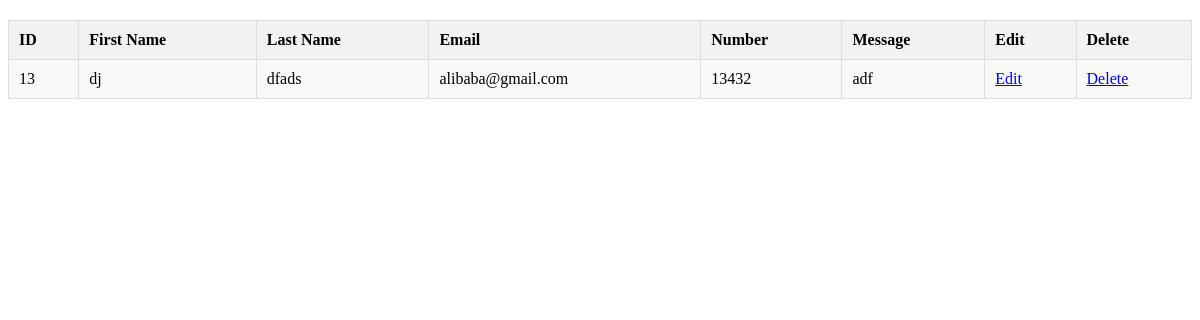
The app's page /admin/showmessege.php with its own data.
### tables this page shows
CREATE TABLE `contactus` (
  `id` int(25) NOT NULL,
  `fName` varchar(25) NOT NULL,
  `lName` varchar(20) NOT NULL,
  `email` varchar(40) NOT NULL,
  `number` varchar(16) NOT NULL,
  `messege` varchar(200) NOT NULL
);

### admin/showmessege.php (the view, shortened to what this page needs)
<?php
$link = mysqli_connect("localhost", "root", "", "quickblood");
$sql = "SELECT * FROM contactus";
$result = mysqli_query($link, $sql);
if ($result) {
    echo "<table>";
    echo "<tr><th>ID</th><th>First Name</th><th>Last Name</th><th>Email</th><th>Number</th><th>Message</th><th>Edit</th><th>Delete</th></tr>";
    while ($row = mysqli_fetch_assoc($result)) {
        echo "<tr>";
        echo "<td>" . $row['id'] . "</td>";
        echo "<td>" . $row['fName'] . "</td>";
        echo "<td>" . $row['lName'] . "</td>";
        echo "<td>" . $row['email'] . "</td>";
        echo "<td>" . $row['number'] . "</td>";
        echo "<td>" . $row['messege'] . "</td>";
        echo "<td><a href='edit.php?id=" . $row['id'] . "'>Edit</a></td>";
        echo "<td><a href='delete.php?id=" . $row['id'] . "'>Delete</a></td>";
        echo "</tr>";
    }
    echo "</table>";
} else {
    echo "Error: Could not able to execute $sql. " . mysqli_error($link);
}
?>

### admin/showmessege.php (style rules this page uses)
table { width: 100%; border-collapse: collapse; margin-top: 20px; }
th, td { border: 1px solid #ddd; padding: 10px; text-align: left; }
th { background-color: #f2f2f2; }
tr:nth-child(even) { background-color: #f9f9f9; }

### records on screen
contactus: id "13", fName "dj", lName "dfads", email "alibaba@gmail.com", number "13432", messege "adf"
